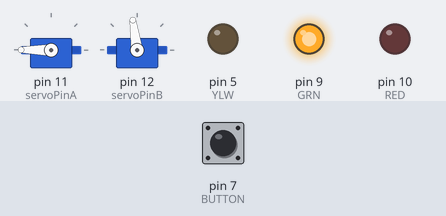
Bench run of a sketch on a simulated Arduino Uno, built with avr-gcc and run on an emulated ATmega328P. Shown: 2 × servo, output pins drawn as LEDs (lit = HIGH). The test bench sets the inputs (shaded band); at power-on: pin 7 (BUTTON) HIGH.

Above: at 0.05 s.
At 0.2 s:
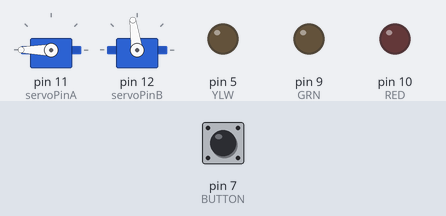
At 2.5 s:
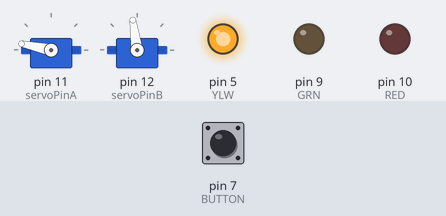
At 4.05 s:
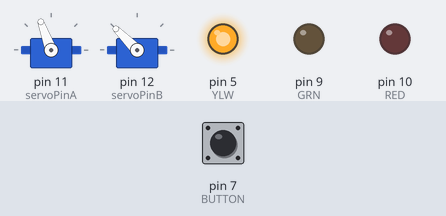
At 6.05 s:
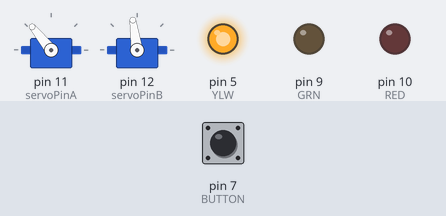
At 8.05 s:
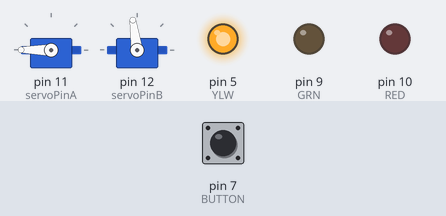
Timing chart, 0 to 10.5 s (numbered marks = the images above):
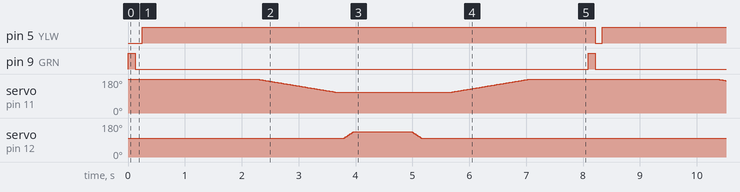

The sketch:

Group4Lab6Bucket.ino
```cpp
/************************************************

  MREN104Lab6Bucket

  by D. A. Ells 2023

  Press red button to start. Program lifts and
  then lowers the bucket once.

************************************************/

// Include servo library
#include <Servo.h>

// Declare servo objects for the motors
Servo myServoA;
Servo myServoB;

// Pins assignments
int RED = 10;       // red LED pin
int GRN = 9;        // green LED pin
int YLW = 5;        // yellow LED pin
int BUTTON = 7;     // button pin

int servoPinA = 11;     // bucket servomotor pin
int servoPinB = 12;     // bucket curl servomotor pin


// Integers

int myAngleA1 = 180;    // servo angle 1
int myAngleA2 = 110;    // servo angle 2
int posA = myAngleA1;   // position of servo

int bucketAngleA1 = 135; // Servo angle Max
int bucketAngleA2 = 98;   // Servo angle Min
int posB = bucketAngleA2; //position of servo


// Program setup
void setup() {


  // Set state of LED pins
  pinMode(GRN, OUTPUT);
  pinMode(YLW, OUTPUT);
  pinMode(RED, OUTPUT);

  // Set state of button pin
  pinMode(BUTTON, INPUT);

  // Setup servo motor
  myServoA.write(posA);         // servo A starting position
  myServoA.attach(servoPinA);   // attaches the servo to the servo object
  myServoB.write(posB);
  myServoB.attach(servoPinB);

} // end of setup

// Program loop starts here
void loop() {

  // Flash green LED while button is not pressed
  do{
    flashLED(GRN);
  }while(digitalRead(BUTTON) == LOW);

  turnOnLED(YLW);   // yellow LED on

  delay (2000);   // delay

  for (posA = myAngleA1; posA >= myAngleA2; posA --) {
    myServoA.write(posA);
    delay(20);
  }
  delay(100);
  for (posB = bucketAngleA2; posB <= bucketAngleA1; posB ++) {
    myServoB.write(posB);
    delay(5);
  }
  delay(1000);
  for (posB = bucketAngleA1; posB >= bucketAngleA2; posB --) {
    myServoB.write(posB);
    delay(5);
  }
  delay(500);

  for (posA = myAngleA2; posA <= myAngleA1; posA ++) {
    myServoA.write(posA);
    delay(20);
  }


  delay(1000);   // delay


} // end of program loop

// Subroutines

// Turn on a single LED and turn others off
void turnOnLED(int COLOUR)
{
  digitalWrite(GRN, LOW);
  digitalWrite(YLW, LOW);
  digitalWrite(RED, LOW);
  digitalWrite(COLOUR, HIGH);
}

// Flash a single LED and turn others off
void flashLED(int COLOUR)
{
  digitalWrite(COLOUR, HIGH);
  delay(125);
  digitalWrite(GRN, LOW);
  digitalWrite(YLW, LOW);
  digitalWrite(RED, LOW);
  delay(125);
}
```

Measured:
- by itself, pin 5 (YLW): alternates HIGH for 8.0 s and LOW for 0.13 s
- by itself, pin 9 (GRN): alternates HIGH for 0.13 s and LOW for 8.0 s
- by itself, servo on pin 12 (servoPinB): repeats every 8.1 s: 103° 0.02 s, 107° 0.02 s, 111° 0.02 s, 115° 0.02 s, 119° 0.02 s, 123° 0.02 s, 127° 0.02 s, 131° 0.02 s, 135° 1.0 s, 134° 0.02 s, 130° 0.02 s, 126° 0.02 s, 122° 0.02 s, 118° 0.02 s, 114° 0.02 s, 110° 0.02 s, 106° 0.02 s, 102° 0.02 s, 98° 6.7 s, 99° 0.02 s
